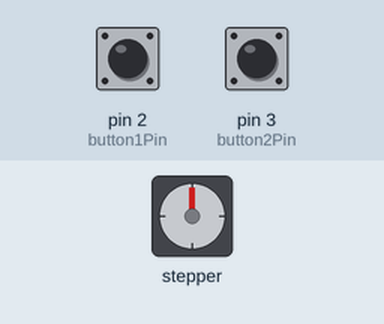
Simulated run of this sketch. Board: Arduino Uno, built with avr-gcc and run on an emulated ATmega328P. Parts: stepper motor. Wiring (inferred from the names in the program): stepper motor driver (200 steps per turn assumed): step pin 8; direction pin 9; enable pin 10. Inputs (shaded band) come from the test bench; at power-on: pin 2 (button1Pin) HIGH, pin 3 (button2Pin) HIGH.

Above: at 1.2 s.
1.3 s: pin 2 (button1Pin) pulled LOW for 3.2 s
At 2.2 s:
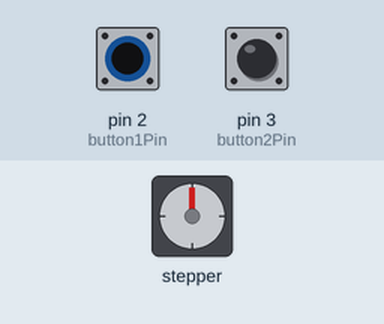
6.3 s: pin 3 (button2Pin) pulled LOW for 3.2 s
At 10.9 s:
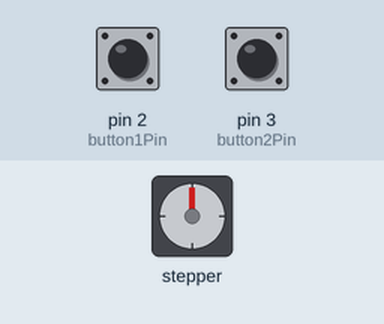
11.8 s: pin 2 (button1Pin) pulled LOW for 0.15 s
At 13.5 s:
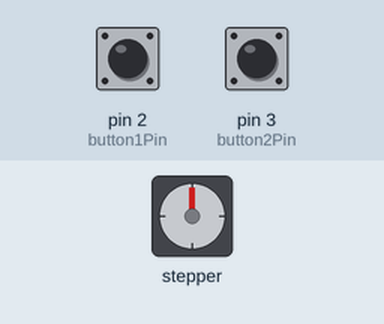
13.8 s: pin 3 (button2Pin) pulled LOW for 0.15 s
At 15.5 s:
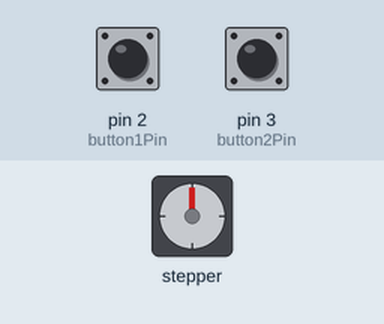
16.3 s: pin 2 (button1Pin) driven LOW and pin 3 (button2Pin) driven LOW
At 19.0 s:
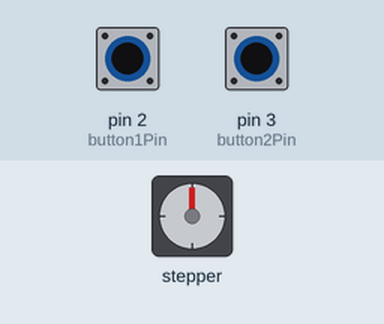
19.3 s: pin 2 (button1Pin) driven HIGH
Timing chart, 0 to 69.8 s (numbered marks = the images above; inputs shaded):
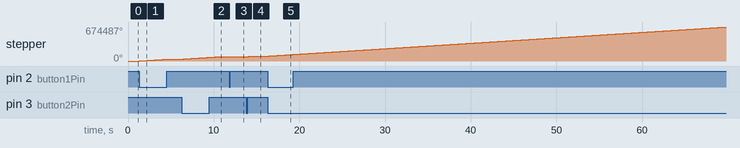

Measured:
- after the input at 1.3 s, stepper: turns 37800° clockwise in 3.5 s, starting at once
- after the input at 6.3 s, stepper: turns 43200° clockwise in 4.0 s, starting at once
- after the input at 11.8 s, stepper: turns 5400° clockwise in 0.50 s, starting at once
- after the input at 13.8 s, stepper: turns 10800° clockwise in 1.0 s, starting at once
- after the input at 16.3 s, stepper: keeps turning clockwise at about 10791°/s, starting at once

The sketch:

stepper_en_2_knoppen.ino
```cpp
// Define pin numbers for the stepper driver and buttons
const int stepPin = 8;   // STEP pin
const int dirPin = 9;    // DIR pin
const int enablePin = 10; // EN pin (optional)
const int button1Pin = 2; // Button 1 Pin
const int button2Pin = 3; // Button 2 Pin

// Variables for button states
int button1State = 0;
int button2State = 0;

void setup() {
  // Set the stepper control pins as outputs
  pinMode(stepPin, OUTPUT);
  pinMode(dirPin, OUTPUT);
  pinMode(enablePin, OUTPUT);

  // Set the button pins as inputs
  pinMode(button1Pin, INPUT_PULLUP);
  pinMode(button2Pin, INPUT_PULLUP);

  // Enable the driver (assuming LOW enables)
  digitalWrite(enablePin, LOW); // LOW = Enabled

  // Set the initial direction for the stepper motor
  digitalWrite(dirPin, HIGH); // HIGH = Clockwise (change as needed)
}

void loop() {
  // Read the state of Button 1
  button1State = digitalRead(button1Pin);
  button2State = digitalRead(button2Pin);

  // If Button 1 is pressed, move 50 steps at a slower speed
  if (button1State == LOW) {  // Button 1 is active when pressed (LOW)
    moveStepper(3000, 80);  // Move 50 steps with slower speed (1000 microseconds per step)
  }

  // If Button 2 is pressed, move 50 steps at a faster speed
  if (button2State == LOW) {  // Button 2 is active when pressed (LOW)
    moveStepper(6000, 80);   // Move 50 steps with faster speed (200 microseconds per step)
  }
}

// Function to move the stepper motor a given number of steps at a specified speed (delay in microseconds)
void moveStepper(int steps, int delayTime) {
  for (int i = 0; i < steps; i++) {
    digitalWrite(stepPin, HIGH);  // Trigger step pulse
    delayMicroseconds(delayTime); // Wait for the defined delay time
    digitalWrite(stepPin, LOW);   // End step pulse
    delayMicroseconds(delayTime); // Wait for the defined delay time
  }
}
```

Stepper_test.ino
```cpp
void testMotor() {
  // Print naar de seriële monitor dat de motor omhoog gaat bewegen
  Serial.println("Motor beweegt omhoog.");

  // Stel de draairichting van de motor in op 'omhoog'
  digitalWrite(dirPin, HIGH);

  // Laat de motor 1000 stappen omhoog bewegen
  for (int i = 0; i < 1000; i++) {
    digitalWrite(stepPin, HIGH);          // Zet de stap-pin hoog (begin van een stap)
    delayMicroseconds(500);               // Wacht 500 microseconden
    digitalWrite(stepPin, LOW);           // Zet de stap-pin laag (eind van een stap)
    delayMicroseconds(500);               // Wacht nog eens 500 microseconden
  }

  // Print naar de seriële monitor dat de motor omlaag gaat bewegen
  Serial.println("Motor beweegt omlaag.");

  // Verander de draairichting van de motor naar 'omlaag'
  digitalWrite(dirPin, LOW);

  // Laat de motor 1000 stappen omlaag bewegen
  for (int i = 0; i < 1000; i++) {
    digitalWrite(stepPin, HIGH);
    delayMicroseconds(500);
    digitalWrite(stepPin, LOW);
    delayMicroseconds(500);
  }
}
```
